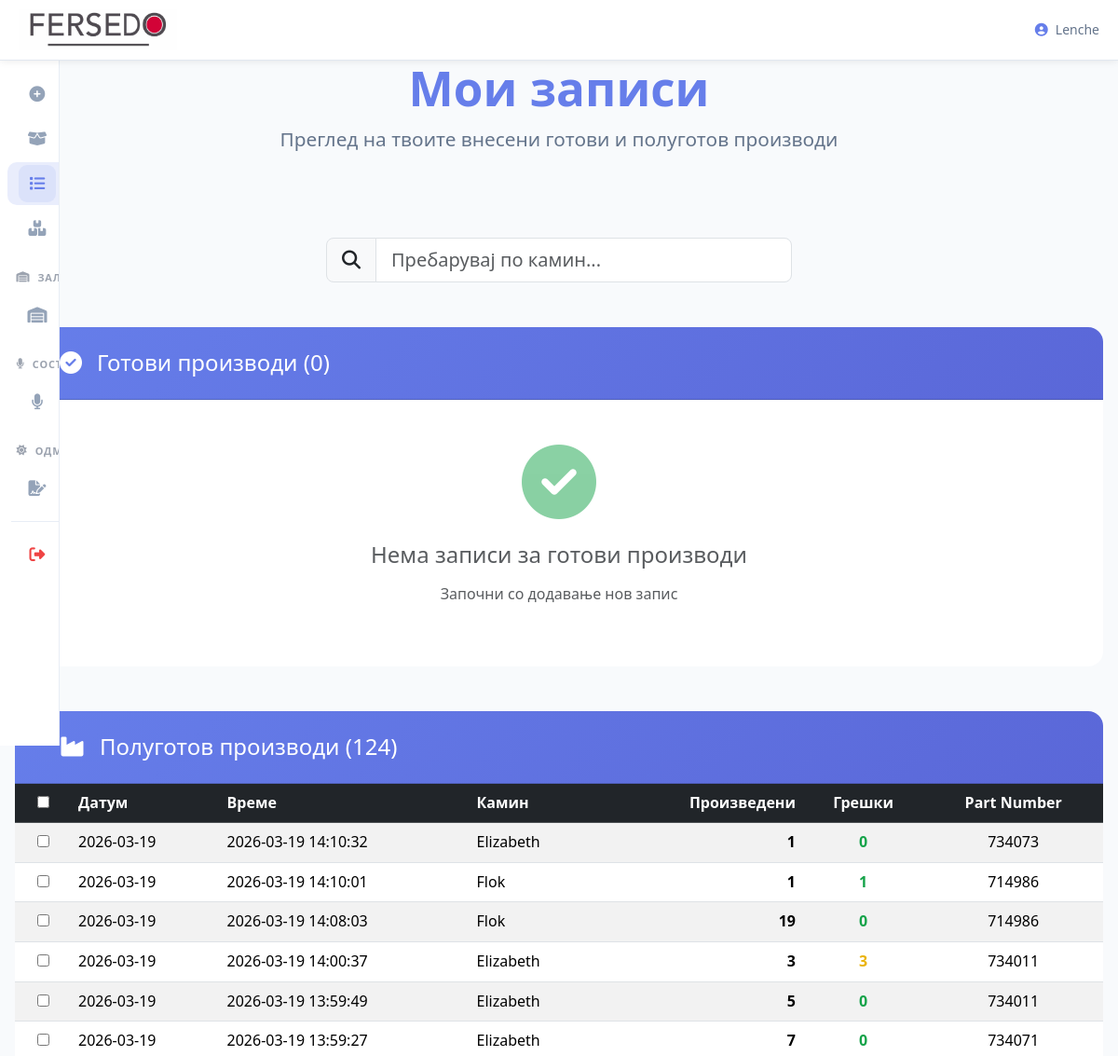
/moj_zapisi (signed in, upper part), run on an earlier commit of the app's database.
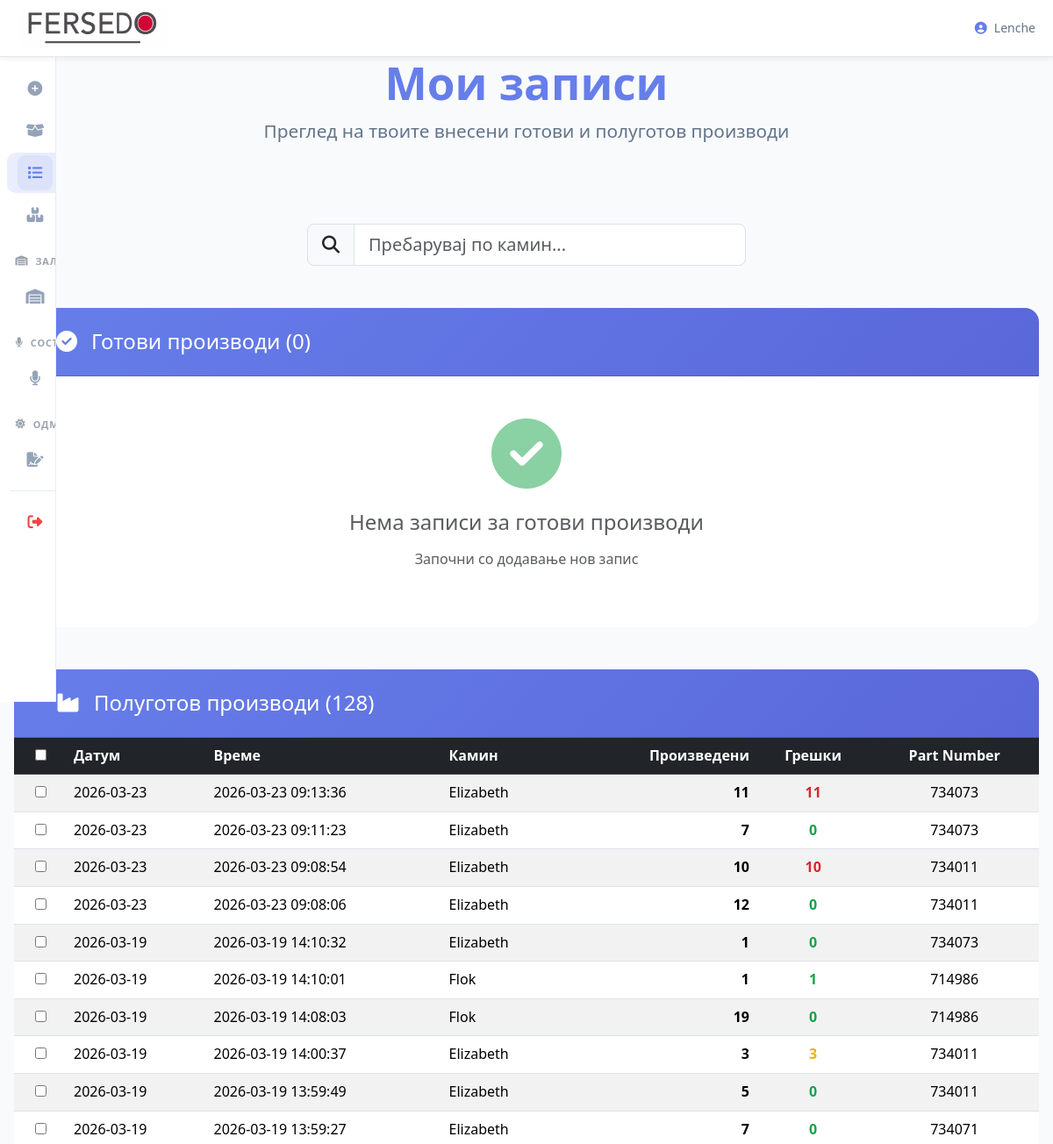
And on a later commit of the database.
### tables this page shows
CREATE TABLE performance (
    id INTEGER PRIMARY KEY AUTOINCREMENT,
    datum TEXT NOT NULL,
    oddel TEXT NOT NULL,
    proizvod TEXT NOT NULL,
    proizvedeni INTEGER NOT NULL,
    greski INTEGER NOT NULL,
    vid_greska TEXT,
    zabeleska TEXT
, username TEXT, timestamp DATETIME, kamin TEXT, part_number TEXT, plan_kolicina INTEGER DEFAULT 0, tip_proizvod TEXT DEFAULT 'gotov');

### routes/main.py (the view, shortened to what this page needs)
@main_bp.route("/moj_zapisi", methods=["GET", "POST"])
@login_required
def moj_zapisi():
    conn = get_db()
    cursor = conn.cursor()
    gotivi = cursor.execute("""
        SELECT id, datum, timestamp, oddel, proizvod, proizvedeni, greski, vid_greska,
               zabeleska, username, kamin, part_number
        FROM performance WHERE username = ? AND tip_proizvod = 'gotov' ORDER BY timestamp DESC
    """, (session["user"],)).fetchall()
    polugotovi = cursor.execute("""
        SELECT id, datum, timestamp, oddel, proizvod, proizvedeni, greski, vid_greska,
               zabeleska, username, kamin, part_number
        FROM performance WHERE username = ? AND tip_proizvod = 'polugotov' ORDER BY timestamp DESC
    """, (session["user"],)).fetchall()
    conn.close()
    return render_template("moj_zapisi.html", gotivi=gotivi, polugotovi=polugotovi)

### templates/moj_zapisi.html (shortened to what this page needs)
{% extends "base.html" %}
{% block content %}
<div class="container" style="max-width: 1400px; margin: 4rem auto 5rem; padding: 0 1rem;">
    <div class="text-center mb-5 pb-4">
        <h1 style="font-weight: 800; color: var(--primary); font-size: clamp(2.2rem, 7vw, 3.2rem); margin-bottom: 0.5rem;">
            Мои записи
        </h1>
        <p style="font-size: clamp(1.1rem, 4vw, 1.3rem); color: var(--text-secondary);">
            Преглед на твоите внесени готови и полуготов производи
        </p>
    </div>
    <div class="mb-5" style="max-width: 500px; margin-left: auto; margin-right: auto;">
        <div class="input-group input-group-lg">
            <span class="input-group-text"><i class="fas fa-search"></i></span>
            <input type="text" id="searchInput" class="form-control" placeholder="Пребарувај по камин...">
        </div>
    </div>
    <div class="card shadow-xl border-0 rounded-4 overflow-hidden mb-5">
        <div class="card-header text-white py-4 px-5 fw-bold" style="background: linear-gradient(135deg, var(--primary), var(--primary-dark));">
            <h4 class="mb-0 d-flex align-items-center">
                <i class="fas fa-check-circle me-3"></i>
                Готови производи ({{ gotovi|length }})
            </h4>
        </div>
        {% if gotovi %}
        <div class="card-body p-0">
            <form method="POST" id="deleteGotoviForm">
                <input type="hidden" name="action" value="delete">
                <input type="hidden" name="tip" value="gotov">
                <div class="table-responsive">
                    <table id="gotoviTable" class="table table-hover table-striped mb-0 align-middle">
                        <thead class="table-dark">
                            <tr>
                                <th class="text-center" style="width: 60px;">
                                    <input type="checkbox" id="selectAllGotovi" onclick="toggleSelectAll('gotovi')">
                                </th>
                                <th>Датум</th>
                                <th>Време</th>
                                <th>Камин</th>
                                <th class="text-end">Произведени</th>
                                <th class="text-center">Part Number</th>
                                <th>Забелешка</th>
                            </tr>
                        </thead>
                        <tbody id="gotoviTableBody">
                            {% for r in gotovi %}
                            <tr>
                                <td class="text-center">
                                    <input type="checkbox" name="selected_ids" value="{{ r['id'] }}">
                                </td>
                                <td>{{ r['datum'] }}</td>
                                <td>{{ r['timestamp'] }}</td>
                                <td>{{ r['kamin'] or '-' }}</td>
                                <td class="text-end fw-bold">{{ r['proizvedeni'] or '0' }}</td>
                                <td class="text-center">{{ r['part_number'] or '-' }}</td>
                                <td>{{ r['zabeleska'] or '-' }}</td>
                            </tr>
                            {% endfor %}
                        </tbody>
                    </table>
                </div>
                <div class="card-footer bg-light py-4 px-5 text-center">
                    <button type="submit" id="deleteGotoviBtn" class="btn btn-danger btn-lg px-5 py-3 fw-bold shadow" disabled onclick="return confirm('Сигурно сакаш да ги избришеш избраните записи за готови производи? Ова е неповратно!');">
                        <i class="fas fa-trash-alt me-2"></i> Избриши избрани
                    </button>
                </div>
            </form>
        </div>
        {% else %}
        <div class="card-body py-5 text-center text-muted">
            <i class="fas fa-check-circle fa-5x mb-4 opacity-50" style="color: #16a34a;"></i>
            <h4 class="fw-light mb-3">Нема записи за готови производи</h4>
            <p>Започни со додавање нов запис</p>
        </div>
        {% endif %}
    </div>
    <div class="card shadow-xl border-0 rounded-4 overflow-hidden">
        <div class="card-header text-white py-4 px-5 fw-bold" style="background: linear-gradient(135deg, var(--primary), var(--primary-dark));">
            <h4 class="mb-0 d-flex align-items-center">
                <i class="fas fa-industry me-3"></i>
                Полуготов производи ({{ polugotovi|length }})
            </h4>
        </div>
        {% if polugotovi %}
        <div class="card-body p-0">
            <form method="POST" id="deletePolugotoviForm">
                <div class="table-responsive">
                    <table id="polugotoviTable" class="table table-hover table-striped mb-0 align-middle">
                        <thead class="table-dark">
                            <tr>
                                <th class="text-center" style="width: 60px;">
                                    <input type="checkbox" id="selectAllPolugotovi" onclick="toggleSelectAll('polugotovi')">
                                </th>
                                <th>Датум</th>
                                <th>Време</th>
                                <th>Камин</th>
                                <th class="text-end">Произведени</th>
                                <th class="text-center">Грешки</th>
                                <th class="text-center">Part Number</th>
                            </tr>
                        </thead>
                        <tbody id="polugotoviTableBody">
                            {% for r in polugotovi %}
                            <tr>
                                <td class="text-center">
                                    <input type="checkbox" name="selected_ids" value="{{ r['id'] }}">
                                </td>
                                <td>{{ r['datum'] }}</td>
                                <td>{{ r['timestamp'] }}</td>
                                <td>{{ r['kamin'] or '-' }}</td>
                                <td class="text-end fw-bold">{{ r['proizvedeni'] or '0' }}</td>
                                <td class="text-center fw-bold" style="color: {% if r['greski'] >= 5 %}#dc2626{% elif r['greski'] >= 2 %}#eab308{% else %}#16a34a{% endif %};">
                                    {{ r['greski'] or '0' }}
                                </td>
                                <td class="text-center">{{ r['part_number'] or '-' }}</td>
                            </tr>
                            {% endfor %}
                        </tbody>
                    </table>
                </div>
            </form>
        </div>
        {% else %}
        <div class="card-body py-5 text-center text-muted">
            <i class="fas fa-industry fa-5x mb-4 opacity-50" style="color: var(--primary);"></i>
            <h4 class="fw-light mb-3">Нема записи за полуготов производи</h4>
            <p>Започни со додавање нов запис</p>
        </div>
        {% endif %}
    </div>
</div>
{% endblock %}

What changed in the data, as far as the page shows it:
added performance: datum "2026-03-23", timestamp "2026-03-23 09:13:36", kamin "Elizabeth", proizvedeni "11", greski "11", part_number "734073"
added performance: datum "2026-03-23", timestamp "2026-03-23 09:11:23", kamin "Elizabeth", proizvedeni "7", greski "0", part_number "734073"
added performance: datum "2026-03-23", timestamp "2026-03-23 09:08:54", kamin "Elizabeth", proizvedeni "10", greski "10", part_number "734011"
added performance: datum "2026-03-23", timestamp "2026-03-23 09:08:06", kamin "Elizabeth", proizvedeni "12", greski "0", part_number "734011"
Also different on the page:
{{ polugotovi|length }}: "124" → "128"
